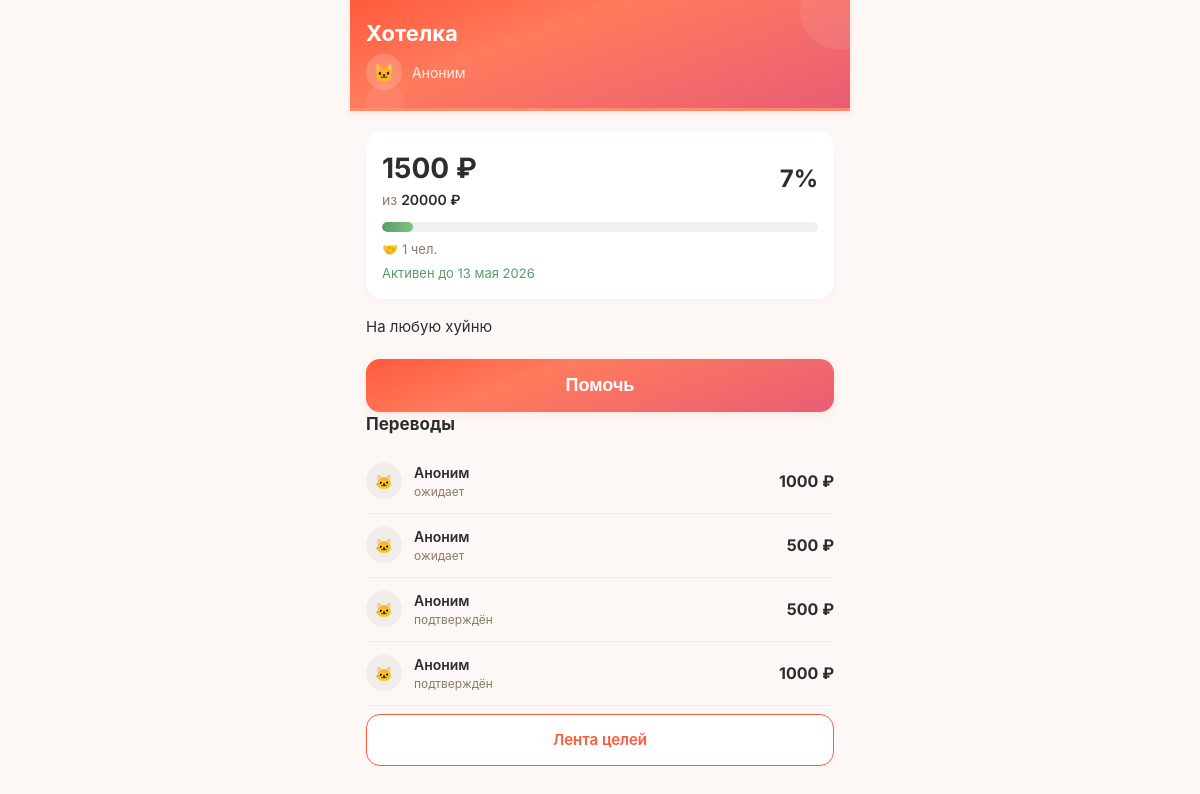
The page /goal/4 on the database its author committed.
### tables this page shows
CREATE TABLE "goals" (
        id INTEGER PRIMARY KEY AUTOINCREMENT,
        user_id INTEGER NOT NULL,
        type TEXT NOT NULL CHECK(type IN ('super_blitz','blitz','serious','urgent','group')),
        title TEXT NOT NULL,
        description TEXT NULL,
        photo_url TEXT NULL,
        amount_goal REAL NOT NULL,
        amount_collected REAL DEFAULT 0.00,
        ends_at TEXT NULL,
        status TEXT DEFAULT 'draft' CHECK(status IN ('draft','active','frozen','completed','failed','lightning_failed','hidden')),
        trial_ends_at TEXT NULL,
        subscription_active_until TEXT NULL,
        last_boosted_at TEXT NULL,
        is_lightning INTEGER DEFAULT 0,
        lightning_started_at TEXT NULL,
        moderation_status TEXT DEFAULT 'pending',
        completion_type TEXT DEFAULT 'organic',
        is_seed INTEGER DEFAULT 0,
        views_count INTEGER DEFAULT 0,
        views_24h INTEGER DEFAULT 0,
        donations_count INTEGER DEFAULT 0,
        donations_24h INTEGER DEFAULT 0,
        created_at TEXT DEFAULT (datetime('now')),
        FOREIGN KEY (user_id) REFERENCES users(id)
    );

CREATE TABLE donations (
            id INTEGER PRIMARY KEY AUTOINCREMENT,
            goal_id INTEGER NOT NULL,
            donor_id INTEGER NULL,
            amount_reported REAL NOT NULL,
            status TEXT NOT NULL CHECK(status IN ('donor_confirmed','recipient_confirmed','completed','disputed')),
            is_anonymous INTEGER DEFAULT 0,
            is_seed INTEGER DEFAULT 0,
            warm_word TEXT NULL,
            donor_confirmed_at TEXT DEFAULT (datetime('now')),
            recipient_confirmed_at TEXT NULL,
            completed_at TEXT NULL,
            dispute_reason TEXT NULL,
            donor_to_recipient_count INTEGER DEFAULT 1,
            referred_by INTEGER NULL, ip_address TEXT,
            FOREIGN KEY (goal_id) REFERENCES goals(id),
            FOREIGN KEY (donor_id) REFERENCES users(id)
        );

### main.py (the view)
@app.route('/goal/<int:goal_id>')
def goal_page(goal_id):
    db = get_db()
    goal = db.execute("SELECT * FROM goals WHERE id = ?", (goal_id,)).fetchone()
    if not goal:
        db.close()
        flash('Цель не найдена.', 'danger')
        return redirect(url_for('goals_list'))
    author = db.execute("SELECT phone FROM users WHERE id = ?", (goal['user_id'],)).fetchone()
    donations = db.execute("SELECT * FROM donations WHERE goal_id = ? ORDER BY donor_confirmed_at DESC", (goal_id,)).fetchall()
    donor_count = db.execute("SELECT COUNT(DISTINCT donor_id) FROM donations WHERE goal_id = ? AND status IN ('recipient_confirmed','completed')", (goal_id,)).fetchone()[0]
    last_donation = db.execute("SELECT MAX(donor_confirmed_at) FROM donations WHERE goal_id = ?", (goal_id,)).fetchone()[0]
    db.close()
    pct = int((goal['amount_collected'] / goal['amount_goal']) * 100) if goal['amount_goal'] > 0 else 0
    months = ['января','февраля','марта','апреля','мая','июня','июля','августа','сентября','октября','ноября','декабря']
    try:
        parts = goal['ends_at'][:10].split('-')
        ends_at_formatted = f"{int(parts[2])} {months[int(parts[1])-1]} {parts[0]}"
    except:
        ends_at_formatted = goal['ends_at'][:10]
    user = get_current_user()
    is_author = (user and user['id'] == goal['user_id'])
    return render_template('goal.html', goal=goal, author=author, progress=pct, donations=donations, is_author=is_author, donor_count=donor_count, last_donation=last_donation, ends_at_formatted=ends_at_formatted)

### main.py (called while the page is built, shortened)
def get_current_user():
    return None

### models.py (called while the page is built)
def get_db():
    conn = sqlite3.connect(DATABASE, timeout=10)
    conn.row_factory = sqlite3.Row
    conn.execute("PRAGMA journal_mode=WAL")
    conn.execute("PRAGMA synchronous=NORMAL")
    conn.execute("PRAGMA busy_timeout=5000")
    conn.execute("PRAGMA foreign_keys = ON")
    return conn

### templates/goal.html (shortened to what this page needs)
<!DOCTYPE html>
<html lang="ru">
<head>
    <link rel="stylesheet" href="/static/style.css?v=2">
</head>
<body>
    <div class="container">
        <div class="goal-header">
            <h1>{{ goal.title }}</h1>
            <div class="author-row">
                <div class="avatar">🐱</div>
                <span>{{ author.name or 'Аноним' }}</span>
            </div>
        </div>
        <div class="content">
            <div class="stats-card">
                <div class="stats-row">
                    <div>
                        <div class="collected">{{ "%.0f"|format(goal.amount_collected) }} ₽</div>
                        <div class="goal">из <span>{{ "%.0f"|format(goal.amount_goal) }} ₽</span></div>
                    </div>
                    <div style="text-align:right;">
                        <div style="font-size:24px;font-weight:700;color:#2D2D2D;">{{ progress }}%</div>
                    </div>
                </div>
                <div class="progress-bar">
                    <div class="progress-fill" style="width: {{ progress }}%;"></div>
                </div>
                <div class="stats-meta">
                    {% if donor_count > 0 %}
                    <span>🤝 {{ donor_count }} чел.</span>
                    {% endif %}
                </div>
                {% if goal.status == "active" %}<div class="deadline" style="color:#5B9A6B;">Активен до {{ ends_at_formatted }}</div>{% else %}<div class="deadline" style="color:#E57373;">Не активен</div>{% endif %}
            </div>
            {% if goal.description %}
            <div class="description">{{ goal.description }}</div>
            {% endif %}
            {% if not is_author %}
            <button class="btn-help" onclick="openModal()">Помочь</button>
            {% endif %}
            {% if donations %}
            <h3 class="donations-title">Переводы</h3>
            {% for d in donations %}
            <div class="donation-item">
                <div class="donation-avatar">🐱</div>
                <div class="donation-info">
                    <div class="donor-name">{{ d.donor_name or 'Аноним' }}</div>
                    <div class="donor-meta">
                        {% if d.status == 'donor_confirmed' %}ожидает
                        {% elif d.status == 'recipient_confirmed' %}подтверждён
                        {% elif d.status == 'completed' %}засчитан
                        {% else %}{{ d.status }}{% endif %}
                    </div>
                </div>
                <div class="donation-amount">{{ "%.0f"|format(d.amount_reported) }} ₽</div>
            </div>
            {% endfor %}
            {% endif %}
            <a href="/goals" class="btn-back" style="text-align:center;">Лента целей</a>
        </div>
    </div>
</body>
</html>

### static/style.css (style rules this page uses)
:root { --cta: #FF6B4A; --cta-hover: #E85D3A; --bg: #FDF8F5; --card: #FFFFFF; --card-shadow: 0 2px 12px rgba(0,0,0,0.04); --text: #2D2D2D; --text-soft: #8C7A6B; --success: #5B9A6B; --error: #E57373; --gold: #D4A853; --gradient-cta: linear-gradient(160deg, #FF5A3C 0%, #FF7B5C 35%, #E85D75 100%); --radius: 12px; --radius-lg: 16px; --font: 'Inter', -apple-system, BlinkMacSystemFont, sans-serif; --transition: 0.2s ease; }
*, *::before, *::after { box-sizing: border-box; margin: 0; padding: 0; }
body { font-family: var(--font); font-size: 16px; line-height: 1.5; background: var(--bg); color: var(--text); -webkit-tap-highlight-color: transparent; -webkit-font-smoothing: antialiased; animation: pageIn 0.3s ease; }
h1 { font-size: 28px; font-weight: 700; line-height: 1.2; }
h3 { font-size: 18px; font-weight: 600; }
a { color: var(--cta); text-decoration: none; }
.progress-fill { background: var(--success); height: 100%; border-radius: 8px; transition: width 0.4s ease; }

### rows shown on the page
goals: title "Хотелка", amount_collected "1500", amount_goal "20000", description "На любую хуйню"
donations: donor_name "Аноним", status "ожидает", amount_reported "1000"
donations: donor_name "Аноним", status "ожидает", amount_reported "500"
donations: donor_name "Аноним", shows "подтверждён", amount_reported "500"
donations: donor_name "Аноним", shows "подтверждён", amount_reported "1000"

### other values the page prints
{{ author.name or 'Аноним' }} "Аноним"
{{ progress }} "7"
{{ donor_count }} "1"
{{ ends_at_formatted }} "13 мая 2026"
